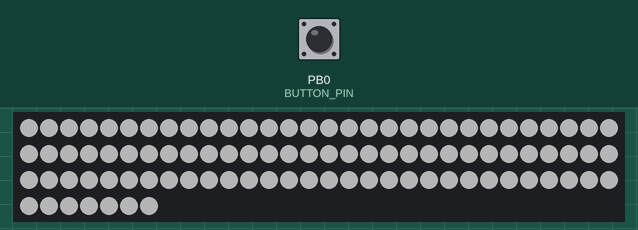
This sketch was run on a simulated ATtiny85, built with avr-gcc and run on an emulated ATtiny85. Shown: 97 RGB LEDs in strip order, left to right, continuing on the next row. The test bench sets the inputs (shaded band); at power-on: PB0 (BUTTON_PIN) HIGH. Dim RGB values are drawn brighter than linear.

Above: at 4.1 s.
4.2 s: PB0 (BUTTON_PIN) pulled LOW for 0.15 s
4.9 s: PB0 (BUTTON_PIN) pulled LOW for 3.2 s
At 7.0 s:
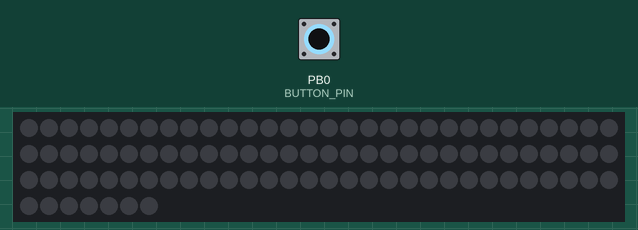
9.6 s: PB0 (BUTTON_PIN) pulled LOW for 3.2 s
13.4 s: PB0 (BUTTON_PIN) pulled LOW for 1 s
At 14.84 s:
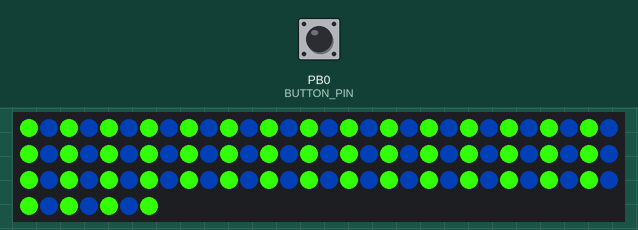
15.0 s: PB0 (BUTTON_PIN) pulled LOW for 0.15 s
15.7 s: PB0 (BUTTON_PIN) pulled LOW for 0.15 s
At 17.35 s:
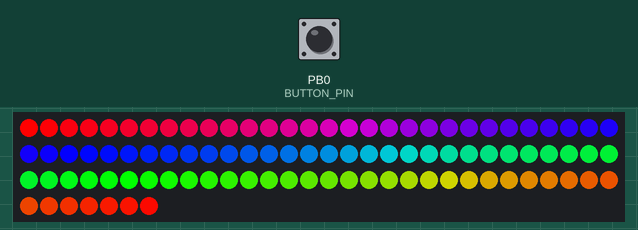

Measured:
- after the input at 4.9 s, the LEDs: first differ from a run without the input after 1.0 s (image 1)
- after the input at 13.4 s, the LEDs: first differ from a run without the input after 1.4 s (image 2)
- after the input at 15.7 s, the LEDs: first differ from a run without the input after 0.53 s (image 3 shows a later state)

The sketch:

hoodie.ino
```cpp
#include "./Adafruit_NeoPixel.h"
#include "./ToggleButton.h"

#define LED_PIN 1
#define BUTTON_PIN 0
#define LIGHT_STRIP_PIN 1
#define LIGHT_STRIP_LED_COUNT 97

#define MODE_COUNT 5
#define INIT_MODE -1


#define SEAHAWKS_GREEN strip.Color(50, 255, 5)
#define SEAHAWKS_BLUE strip.Color(0, 22, 63)

// --------------------------------------------------------------------------------

Adafruit_NeoPixel strip = Adafruit_NeoPixel(LIGHT_STRIP_LED_COUNT, LIGHT_STRIP_PIN, NEO_GRB + NEO_KHZ800);

// --------------------------------------------------------------------------------


// --------------------------------------------------------------------------------

ToggleButton button(BUTTON_PIN, buttonPush, buttonHold);

void setup() {
  pinMode(LED_PIN, OUTPUT);
  digitalWrite(LED_PIN, HIGH);

  strip.begin();
  strip.show(); // Initialize all pixels to 'off'
  colorWipe(strip.Color(64, 64, 64), 25);
}

int currentLoop = INIT_MODE;
int stripOn = true;

void loop() {
  button.update();

  if(currentLoop != INIT_MODE && stripOn)
  {
    switch(currentLoop)
    {
      case 0:
        colorWipeDrawFrame();
        break;
      case 1:
        theaterChaseDuoDrawFrame();
        break;
      case 2:
        runningLightsDrawFrame();
        break;
      case 3:
        skittleDrawFrame();
        break;
      case 4:
        waveDrawFrame();
        break;
    }
  }
}

void buttonPush(int count)
{
  if(stripOn)
  {
    currentLoop = (currentLoop + count) % MODE_COUNT;
    startCurrentMode();
  }
}

void startCurrentMode()
{
  switch(currentLoop)
  {
    case 0:
      colorWipeSetup();
      break;
    case 1:
      theaterChaseDuoSetup();
      break;
    case 2:
      runningLightsSetup();
      break;
    case 3:
      skittleSetup();
      break;
    case 4:
      waveSetup();
      break;
  }
}

void buttonHold() // Toggle
{
  if(stripOn)
  {
    // turn the strip off
    for(uint16_t i=0; i<strip.numPixels(); i++) {
      strip.setPixelColor(i, 0);
    }
    strip.show();
    stripOn = false;
  } else {
    // turn the strip on
    stripOn = true;
    currentLoop = 0;
    startCurrentMode();
  }
}

void loopCurrentMode()
{

}


// Fill the dots one after the other with a color
void colorWipe(uint32_t c, uint8_t wait)
{
  for(uint16_t i=0; i<strip.numPixels(); i++) {
      strip.setPixelColor(i, c);
      strip.show();
      delay(wait);
  }
}
```

ToggleButton.cpp
```cpp
#include "ToggleButton.h"

ToggleButton::ToggleButton(int buttonPin, void (*pushFunction)(int), void (*holdFunction)())
{
  m_pushFunction = pushFunction;
  m_holdFunction = holdFunction;

  m_pin = buttonPin;

  m_current_state = false;

  m_hold_fired = false;
  m_pressCount_fired = true;
  m_toggled = false;

  m_switch_time = 0;
  m_pressCount = 0;
  pinMode(m_pin, INPUT_PULLUP);
}

void ToggleButton::update()
{
  unsigned long millisec = millis();

  bool pinState = !digitalRead(m_pin);

  if (pinState != m_last_pin_state)
  {
    m_switch_time = millisec;
    m_toggled = false;
  }

  unsigned long timeSinceSwitch = millisec - m_switch_time;

  if (!m_toggled && timeSinceSwitch > ((unsigned long)(DEBOUNCE_DELAY))) // TOGGLE STATE
  {
    m_current_state = pinState;

    if(m_current_state) //debounce signal going up
    {
      m_pressCount++;
      m_hold_fired = false;
      m_pressCount_fired = false;
    }

    // reset both event triggers
    m_toggled = true;
  }

  if(m_current_state) // ON
  {
    if (!m_hold_fired && timeSinceSwitch > ((unsigned long)(HOLD_THRESHOLD))) // HOLD
    {
      if (m_holdFunction)
        m_holdFunction();

      m_hold_fired = true;
    }

  }
  else // OFF
  {
    if (!m_pressCount_fired && timeSinceSwitch > ((unsigned long)(RELEASE_DELAY)))
    {
      if (!m_hold_fired && m_pushFunction)
          m_pushFunction(m_pressCount);
      m_pressCount = 0;
      m_pressCount_fired = true;
    }
  }

  m_last_pin_state = pinState;
}
```

ToggleButton.h
```cpp
#ifndef _TOGGLEBUTTON_h
#define _TOGGLEBUTTON_h

#if defined(ARDUINO) && ARDUINO >= 100
#include "Arduino.h"
#else
#include "WProgram.h"
#endif

#define HOLD_THRESHOLD 1000
#define RELEASE_DELAY 300
#define DEBOUNCE_DELAY 50


class ToggleButton
{
private:
    bool m_current_state;
    bool m_last_pin_state;

    bool m_hold_fired;
    bool m_pressCount_fired;
    bool m_toggled;

    unsigned long m_switch_time;

    int m_pin;

    void (*m_holdFunction)();
    void (*m_pushFunction)(int);

    int m_pressCount;


public:
    ToggleButton(int buttonPin, void (*pushFunction)(int), void (*holdFunction)());
    void update();
};


#endif // _TOGGLEBUTTON_h
```

colorWipe.ino
```cpp
#define colorWipeWait 50

int currPixel = 0;
bool turn = false;


void colorWipeSetup()
{
  currPixel = 0;
}

void colorWipeDrawFrame(){
  if(turn)
  {
    strip.setPixelColor(currPixel, SEAHAWKS_BLUE);
  } else {
    strip.setPixelColor(currPixel, SEAHAWKS_GREEN);
  }
  strip.show();
  delay(colorWipeWait);

  //if we've lit up all the pixels then change color and start again
  currPixel++;
  if(currPixel >= LIGHT_STRIP_LED_COUNT)
  {
      currPixel = 0;
      turn = !turn;
  }
}
```

runningLights.ino
```cpp
#define chaseLength 4

int startChase = 0;
int endChase = chaseLength;

#define CHASE_COLOR SEAHAWKS_GREEN
#define BASE_COLOR SEAHAWKS_BLUE

//state 0 = colorwipe
//state 1 = start the chase
//state 2 = continue chase
int runningLightsState = 0;

void runningLightsSetup()
{
  currPixel = 0;
  runningLightsState = 0;
  startChase = 0;
  endChase = chaseLength;
}

void runningLightsDrawFrame()
{
  //colorwipe
  if(runningLightsState == 0)
  {
    strip.setPixelColor(currPixel, BASE_COLOR);
    strip.show();
    delay(50);

    currPixel++;
    if(currPixel >= LIGHT_STRIP_LED_COUNT)
    {
      runningLightsState = 1;
      currPixel = 0;
    }
  }

  //start the chase
  if(runningLightsState == 1)
  {
    strip.setPixelColor(currPixel, CHASE_COLOR);
    strip.show();
    delay(50);

    currPixel++;
    if(currPixel >= chaseLength)
    {
      runningLightsState = 2;
    }
  }

  //chase lights
  if(runningLightsState == 2)
  {
    uint32_t oldStart = startChase;
    startChase = (startChase + 1) % strip.numPixels();
    endChase = (endChase + 1) % strip.numPixels();

    strip.setPixelColor(oldStart, BASE_COLOR);
    strip.setPixelColor(endChase, CHASE_COLOR);
    strip.show();
    delay(50);
  }

}
```

skittles.ino
```cpp
void skittleSetup()
{
  currPixel = 0;
}

void skittleDrawFrame()
{
  for(int i =0; i<LIGHT_STRIP_LED_COUNT; i++)
  {
    strip.setPixelColor(i, Wheel(((i * 256 / LIGHT_STRIP_LED_COUNT) + currPixel) & 255));
  }
  strip.show();
  delay(50);

  currPixel = (currPixel + 5)%256;
}

// Input a value 0 to 255 to get a color value.
// The colours are a transition r - g - b - back to r.
uint32_t Wheel(byte WheelPos) {
  if(WheelPos < 85) {
   return strip.Color(WheelPos * 3, 255 - WheelPos * 3, 0);
  } else if(WheelPos < 170) {
   WheelPos -= 85;
   return strip.Color(255 - WheelPos * 3, 0, WheelPos * 3);
  } else {
   WheelPos -= 170;
   return strip.Color(0, WheelPos * 3, 255 - WheelPos * 3);
  }
}
```

theaterChaseDuo.ino
```cpp
bool state = true;
void theaterChaseDuoSetup()
{
}

//Theatre-style crawling lights.
void theaterChaseDuoDrawFrame() {
  if(state)
  {
    for (int i=0; i < strip.numPixels(); i=i+2) {
          strip.setPixelColor(i, SEAHAWKS_GREEN);    //turn every other pixel to green
    }

    for (int i=1; i < strip.numPixels(); i=i+2) {
      strip.setPixelColor(i, SEAHAWKS_BLUE);        //turn every other pixel o blue
    }
  }
  else
  {
    for (int i=0; i < strip.numPixels(); i=i+2) {
          strip.setPixelColor(i, SEAHAWKS_BLUE);    //turn every other pixel to green
    }

    for (int i=1; i < strip.numPixels(); i=i+2) {
      strip.setPixelColor(i, SEAHAWKS_GREEN);        //turn every other pixel o blue
    }
  }
  state = !state;
  strip.show();
  delay(100);
}
```

wave.ino
```cpp
int waveState = 0;
int currPixelWave =0;

void waveSetup()
{
  waveState = 0;
  currPixelWave = 0;
}

void waveDrawFrame()
{
  //wave green up
  if(waveState == 0)
  {
     strip.setPixelColor(currPixelWave, SEAHAWKS_GREEN);
     strip.setPixelColor(LIGHT_STRIP_LED_COUNT - currPixelWave, SEAHAWKS_GREEN);
     strip.show();
     delay(25);

     currPixelWave++;
     if(currPixelWave > LIGHT_STRIP_LED_COUNT/2)
     {
       waveState = 1;
       currPixelWave--;
     }
  }
  //wave blue down
  if(waveState == 1)
  {
    strip.setPixelColor(currPixelWave, SEAHAWKS_BLUE);
    strip.setPixelColor(LIGHT_STRIP_LED_COUNT - currPixelWave, SEAHAWKS_BLUE);
    strip.show();
    delay(25);

    currPixelWave--;
    if(currPixelWave < 0)
    {
      waveState = 0;
      currPixelWave++;
    }
  }
}
```
